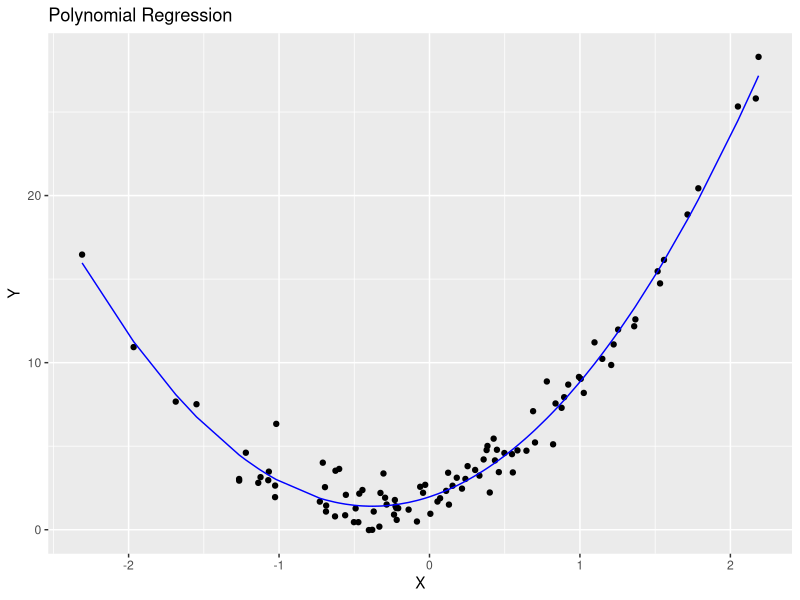

Write R code to recreate this figure.
# Load necessary libraries
library(ggplot2)

# Generate some example data
set.seed(123)
x <- rnorm(100, mean = 0, sd = 1)
y <- 2 + 3 * x + 4 * x^2 + rnorm(100, mean = 0, sd = 1)

# Create a data frame
data <- data.frame(x = x, y = y)

# Fit a polynomial regression model of degree 2
model <- lm(y ~ poly(x, 2, raw = TRUE), data = data)

# Print the summary of the model
summary(model)

# Predict values using the model
data$predicted <- predict(model, data)

# Plot the data and the polynomial regression line
ggplot(data, aes(x = x, y = y)) +
    geom_point() +
    geom_line(aes(y = predicted), color = "blue") +
    labs(title = "Polynomial Regression", x = "X", y = "Y")